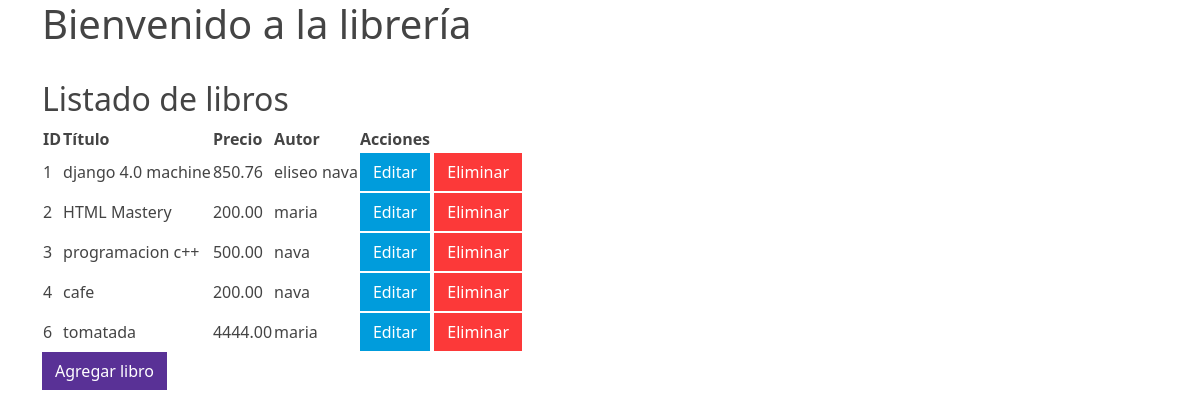
The page / on the database its author committed.
### frontend_libro/models.py (models this page shows, shortened)
class Libro(models.Model):
    titulo = models.CharField(max_length=100)
    precio= models.DecimalField(max_digits=10, decimal_places=2)
    autor = models.CharField(max_length=100)

### frontend_libro/views.py (the view)
# urls.py: path('', views.index, name='index'),
def index(request):
    libros = Libro.objects.all()
    return render(request, 'frontend_libro/index.html', {'libros': libros})

### frontend_libro/templates/frontend_libro/index.html (shortened to what this page needs)
{% extends "base.html" %}
{% block contenido %}
<div class="container">
    <h1>Bienvenido a la librería</h1>
    <br>
    <h2> Listado de libros</h2>
    <table>
        <thead>
            <tr>
                <th>ID</th>
                <th>Título</th>
                <th>Precio</th>
                <th>Autor</th>
                <th>Acciones</th>
            </tr>
        </thead>
        <tbody>
            {% for libro in libros %}
            <tr>
                <td>{{ libro.id }}</td>
                <td>{{ libro.titulo }}</td>
                <td>{{ libro.precio }}</td>
                <td>{{ libro.autor }}</td>
                <td>
                    <a class="btn btn-info" href="{% url 'editar_libro' libro.id %}">Editar</a>
                    <a class="btn btn-danger" href="{% url 'borrar_libro' libro.id %}">Eliminar</a>
                </td>
            </tr>
                {% endfor %}
        </tbody>
    </table>
   <a class="btn btn-primary"href={% url 'agregar_libro'%}>Agregar libro</a>
</div>
{% endblock %}

### frontend_libro/templates/base.html (shortened to what this page needs)
{% load static %}
<!DOCTYPE html>
<html lang="es">
<head>
    <link rel="stylesheet" href="{% static 'frontend_libro/css/bootstrap.min.css' %}">
</head>
<body>
    {% block contenido %}{% endblock %}
</body>
</html>

### rows shown on the page
Libro: id "1", titulo "django 4.0 machine", precio "850.76", autor "eliseo nava"
Libro: id "2", titulo "HTML Mastery", precio "200.00", autor "maria"
Libro: id "3", titulo "programacion c++", precio "500.00", autor "nava"
Libro: id "4", titulo "cafe", precio "200.00", autor "nava"
Libro: id "6", titulo "tomatada", precio "4444.00", autor "maria"
